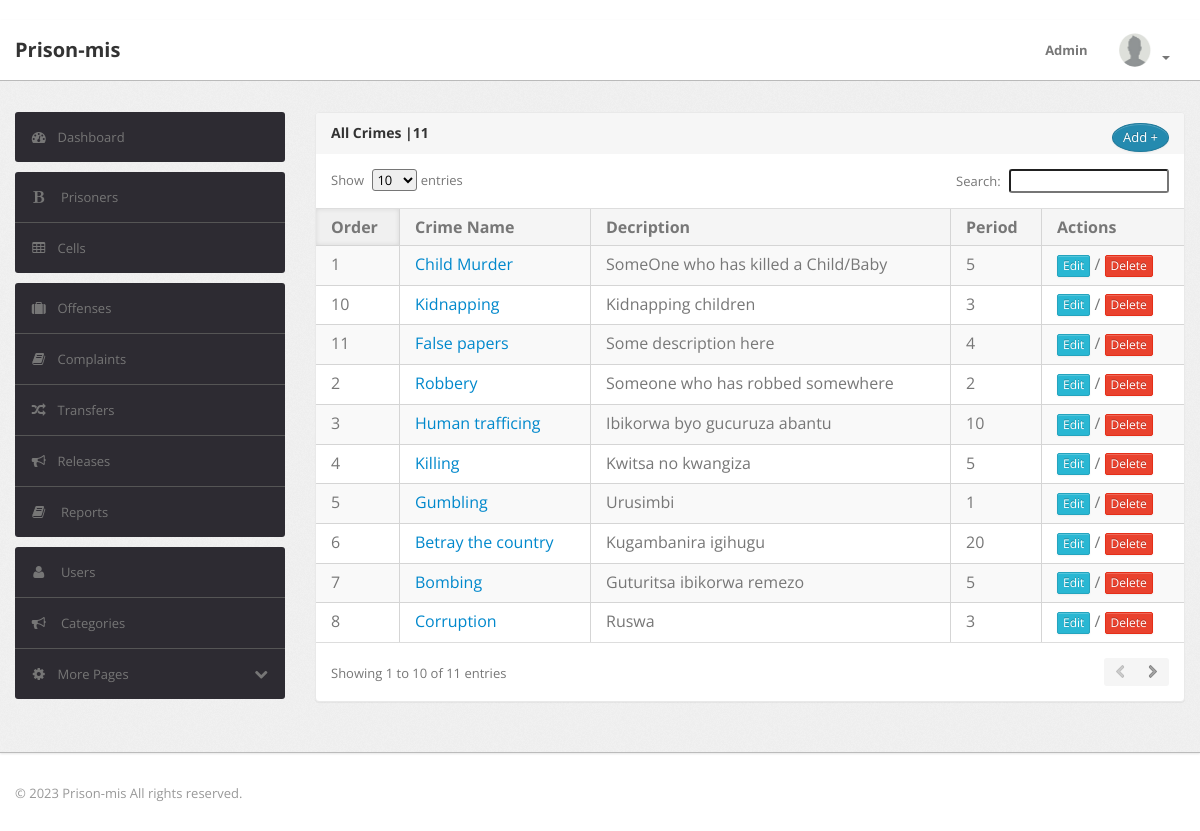
The page /prisoners/crimes/ (signed in) on the database as committed earlier.
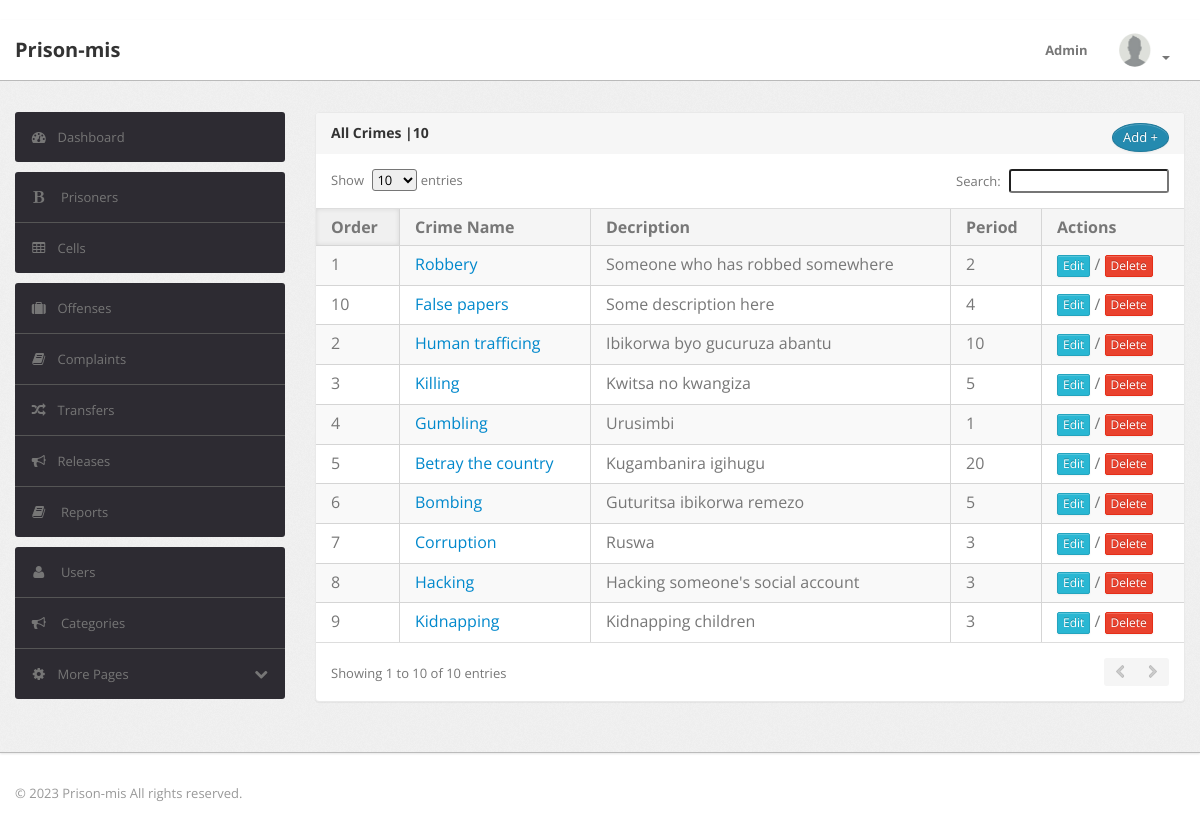
The same page on the database as committed later.
### prisoners_app/models.py (models this page shows)
class Crime(models.Model):
    name = models.CharField(max_length=30)
    description = models.TextField()
    detention_period = models.IntegerField()
    def __str__(self):
        return self.name

### prisoners_app/views.py (the view, shortened to what this page needs)
# urls.py: path('crimes/',crimes_view,name='crimes'),
@login_required
def crimes_view(request):
    crimes = Crime.objects.all()
    context = {'crimes':crimes}
    return render(request,'crimes.html',context)

### prisoners_app/templates/crimes.html (shortened to what this page needs)
{% extends 'base1.html' %}
{% load crispy_forms_tags %}
{% load static %}
{% block content %}
<div class="module">
    <div class="module-head">
        <h3>
            <span>All Crimes |{{crimes.count}}</span>
            <a href="{% url 'crime_add' %}" class="btn btn-primary pull-right" style="border-radius:50%">Add +</a>
        </h3>
    </div>
    <div class="module-body table">
        <table cellpadding="0" cellspacing="0" border="0" class="datatable-1 table table-bordered table-striped	 display" width="100%">
            <thead>
                <tr>
                    <th>Order</th>
                    <th>Crime Name</th>
                    <th>Decription</th>
                    <th>Period</th>
                    <th>Actions</th>
                </tr>
            </thead>
            <tbody>
                {% for crime in crimes %}
                <tr>
                    <td>{{forloop.counter}}</td>
                    <td><a href="{% url 'crime_details' crime.id %}">{{crime}}</a></td>
                    <td>{{crime.description}}</td>
                    <td class="center">{{crime.detention_period}}</td>
                    <td class="center">
                        <a class="btn btn-xs btn-info" href="{% url 'crime_update' crime.id %}">Edit</a> /
                        <a class="btn btn-xs btn-danger modal_delete" data-toggle="modal" data-target="#deletemodal" data-url="{% url 'crime_delete' crime.id %}" >Delete</a>
                    </td>
                </tr>
                {% endfor %}
            </tbody>
        </table>
    </div>
</div>
{% endblock %}

Rows that differ between the two databases and show on the page:
removed Crime: name "Child Murder", description "SomeOne who has killed a Child/Baby", detention_period "5"
now on this page (row unchanged): Crime: name "Hacking", description "Hacking someone's social account", detention_period "3"
Other text that changed with them:
{{ crimes.count }}: "11" → "10"
text written by a page script: "Show entries Search: Showing 1 to 10 of 11 entries" → "Show entries Search: Showing 1 to 10 of 10 entries"
